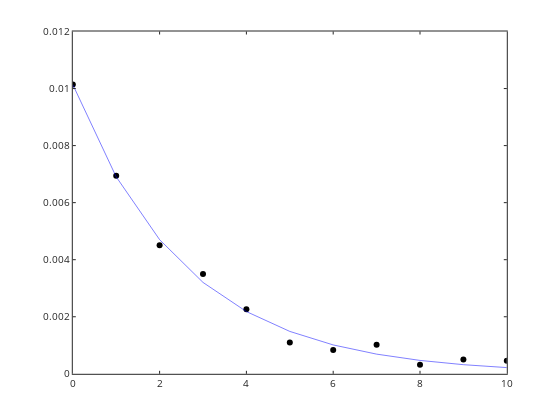

Notebook cell for this chart:
### Code cell
% now best fit

options = optimset('Display','iter','TolFun',1e-4,'TolX',1e-4);

pbest=fminsearch(@(p) errorfunction(p,N,t),ptst,options)

Nbst=firstorderdecay(t,pbest(1),pbest(2)); 

plot(t,N,'ko',t,Nbst,'b-')

### Figure 1 — Plotly figure (JSON) as saved in the notebook; plotly's stock layout.template omitted (floating-point values rounded to 4 significant figures)
{"data": [{"line": {"color": "rgb(0, 0, 0)", "width": 0.5}, "marker": {"color": "rgb(0, 0, 0)", "line": {"color": "rgb(0, 0, 0)"}, "size": 6, "symbol": "circle"}, "mode": "markers", "name": "", "showlegend": false, "type": "scatter", "visibility": true, "x": [0, 1, 2, 3, 4, 5, 6, 7, 8, 9, 10], "xaxis": "x", "y": [0.01015, 0.00694, 0.004502, 0.003501, 0.002261, 0.001097, 0.0008334, 0.001017, 0.0003183, 0.0005043, 0.0004556], "yaxis": "y"}, {"line": {"color": "rgb(0,0,255)", "dash": "solid", "width": 0.5}, "marker": {"color": "rgb(0,0,255)", "line": {"color": "rgb(0,0,255)"}, "size": 6, "symbol": "none"}, "mode": "lines", "name": "", "showlegend": false, "type": "scatter", "visibility": true, "x": [0, 1, 2, 3, 4, 5, 6, 7, 8, 9, 10], "xaxis": "x", "y": [0.01014, 0.006905, 0.004703, 0.003203, 0.002182, 0.001486, 0.001012, 0.0006893, 0.0004695, 0.0003197, 0.0002178], "yaxis": "y"}], "layout": {"height": 420, "hovermode": "closest", "margin": {"b": 0, "l": 0, "r": 0, "t": 0}, "plot_bgcolor": "rgba(0, 0, 0, 0)", "showlegend": false, "width": 560, "xaxis": {"anchor": "y", "autorange": false, "domain": [0.13, 0.905], "exponentformat": "none", "gridcolor": "rgba(38,38,38,0.15)", "gridwidth": 1, "linecolor": "rgb(38,38,38)", "linewidth": 1, "mirror": "ticks", "range": [0, 10], "showgrid": false, "showline": true, "side": "bottom", "spikedash": "solid", "spikemode": "across", "spikesides": false, "spikethickness": 1, "tickangle": 0, "tickcolor": "rgb(38,38,38)", "tickfont": {"color": "rgb(38,38,38)", "size": 10}, "ticklen": 3, "ticks": "inside", "ticktext": ["0", "2", "4", "6", "8", "10"], "tickvals": [0, 2, 4, 6, 8, 10], "title": {"font": {"color": "rgb(0, 0, 0)", "size": 11}, "text": ""}, "type": "linear", "visible": true, "zeroline": false}, "yaxis": {"anchor": "x", "autorange": false, "domain": [0.11, 0.925], "exponentformat": "none", "gridcolor": "rgba(38,38,38,0.15)", "gridwidth": 1, "linecolor": "rgb(38,38,38)", "linewidth": 1, "mirror": "ticks", "range": [0, 0.012], "showgrid": false, "showline": true, "side": "left", "spikedash": "solid", "spikemode": "across", "spikesides": false, "spikethickness": 1, "tickangle": 0, "tickcolor": "rgb(38,38,38)", "tickfont": {"color": "rgb(38,38,38)", "size": 10}, "ticklen": 3, "ticks": "inside", "ticktext": ["0", "0.002", "0.004", "0.006", "0.008", "0.01", "0.012"], "tickvals": [0, 0.002, 0.004, 0.006, 0.008, 0.01, 0.012], "title": {"font": {"color": "rgb(0, 0, 0)", "size": 11}, "text": ""}, "type": "linear", "visible": true, "zeroline": false}}}
